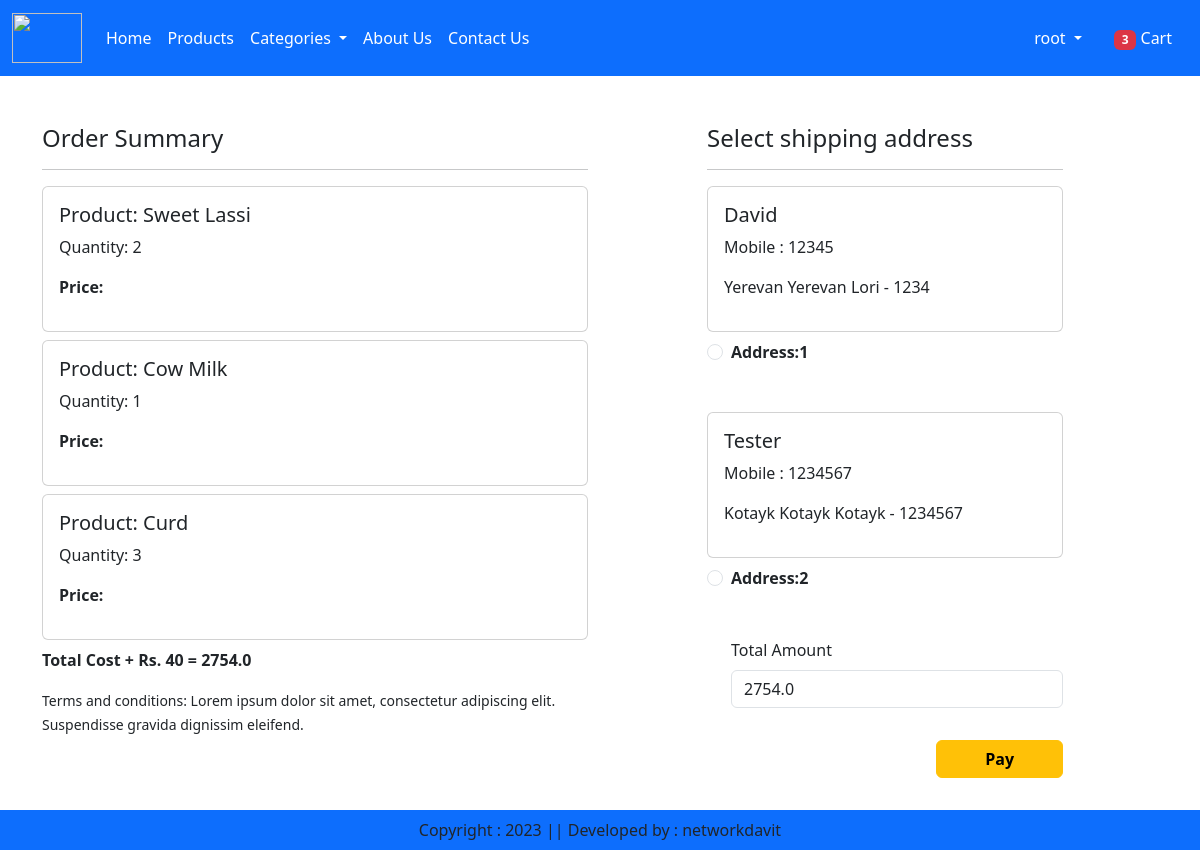
Screenshot of /checkout/ (signed in) with the database file from the repository.
### app/models.py (models this page shows, shortened)
class Cart(models.Model):
    user = models.ForeignKey(User, on_delete=models.CASCADE)
    product = models.ForeignKey(Product, on_delete=models.CASCADE)
    quantity = models.PositiveIntegerField(default=1)

class Product(models.Model):
    title  = models.CharField(max_length=100)
    selling_price = models.FloatField()
    discounted_price = models.FloatField()
    description = models.TextField()
    composition = models.TextField(default='')
    prodapp = models.TextField(default='')
    category = models.CharField(choices=CATEGORY_CHOICES, max_length=2)
    product_image = models.ImageField(upload_to='product')

class Customer(models.Model):
    user  = models.ForeignKey(User, on_delete=models.CASCADE)
    name = models.CharField(max_length=200)
    locality = models.CharField(max_length=200)
    city = models.CharField(max_length=50)
    mobile = models.IntegerField(default=0)
    zipcode = models.IntegerField()
    state = models.CharField(choices=STATE_CHOICES, max_length=100)

### app/views.py (the view)
# urls.py: path("checkout/",views.Checkout.as_view(), name="checkout"),
class Checkout(View):
    def get(self, request):
        if request.user.is_authenticated:
            item_count = len(Cart.objects.filter(user=request.user))
        user = request.user
        add=Customer.objects.filter(user=user)
        cart_items=Cart.objects.filter(user=user)
        total_item_quantity = Cart.objects.values_list('quantity')
        famount = 0
        for p in cart_items:
            value = p.quantity * p.product.discounted_price
            famount = famount + value
        totalamount = famount + 2500
        print("HERE", item_count)
        return render(request, "app/checkout.html", locals())

### app/templates/app/checkout.html (shortened to what this page needs)
{% extends 'app/base.html' %}
{% load static %}
{% block main-content %}
<div class="container">
    <div class="row mt-5">
        <div class="col-sm-6">
            <h4>Order Summary</h4>
            <hr>
            {% for item in cart_items %}
                <div class="card mb-2">
                    <div class="card-body">
                        <h5>Product: {{item.product.title}}</h5>
                        <p>Quantity: {{item.quantity}}</p>
                        <p class="fw-bold">Price: {{item.product.discounter_price}}</p>
                    </div>
                </div>
            {% endfor %}
        <p class="fw-bold">Total Cost + Rs. 40 = {{totalamount}}</p>
        <small> Terms and conditions: Lorem ipsum dolor sit amet, consectetur adipiscing elit. Suspendisse gravida dignissim eleifend.</small>
    </div>
    <div class="col-sm-4 offset-sm-1">
        <h4>Select shipping address</h4>
        <hr>
        <form method="" id="myform">
            {% for ad in add  %}
            <div class="card">
                <div class="card-body">
                    <h5>{{ad.name}}</h5>
                    <p>Mobile : {{ad.mobile}}</p>
                    <p>{{ad.locality}} {{ad.city}} {{ad.state}} - {{ad.zipcode}}</p>
                </div>
            </div>
            <div class="form-check mt-2 mb-5">
                <input class="form-check-input" type="radio" name="custid" id="custadd{{forloop.counter}}" value="{{ad.id}}">
                <label class="form-check-label fw-bold" for="custadd{{forloop.counter}}">  Address:{{forloop.counter}}</label>
            </div>
            {% endfor %}
            <div class="form-check mb-3">
                <label for="totalamount" class="form-label">Total Amount</label>
                <input type="numbeer" class="form-control" t name="totalamount" value="{{totalamount}}" readonly>
            </div>
            <div class="text-end">
                <a href="{% url 'payment-complete' %}" type="button" class="btn btn-warning mt-3 px-5 fw-bold">Pay</a>
            </div>
            </form>
        </div>
    </div>
    </div>
{% endblock main-content %}

### app/templates/app/base.html (shortened to what this page needs)
<!DOCTYPE html>
{% load static %}
<html lang="en">
<head>
    <link href="https://cdn.jsdelivr.net/npm/bootstrap@5.3.0-alpha1/dist/css/bootstrap.min.css" rel="stylesheet">
    <link rel="stylesheet" href="{% static 'app/css/all.min.css' %}">
    <link rel="stylesheet" href="{% static 'app/css/owl.carousel.min.css' %}">
    <link rel="stylesheet" href="{% static 'app/css/style.css' %}">
</head>
<body>
    <nav class="navbar navbar-expand-lg  navbar-dark bg-primary">
    <div class="container-fluid">
        <a class="navbar-brand" href="/">
            <img src="{% static 'app/images/dairy.jpg' %}" width="70" height="50" />
        </a>
        <div class="collapse navbar-collapse" id="navbarSupportedContent">
        <ul class="navbar-nav me-auto mb-2 mb-lg-0">
            <li class="nav-item">
                {% if request.user.is_authenticated %}
                <a class="nav-link active" aria-current="page" href="/">Home</a>
            </li>
            <li class="nav-item">
                <a class="nav-link active" aria-current="page" href="/">Products</a>
                </li>
            <li class="nav-item dropdown">
                <a class="nav-link dropdown-toggle active" href="#" role="button" data-bs-toggle="dropdown" aria-expanded="false">
                    Categories
                </a>
                </li>
            <li class="nav-item">
                <a class="nav-link text-white" href="{% url 'about' %}">About Us</a>
            </li>
            <li class="nav-item">
                <a class="nav-link text-white"  href="{% url 'contact' %}">Contact Us</a>
                </li>
            </ul>
            </div>
            <ul class="navbar-nav me-auto mb-2 mb-lg-0">
                <li class="nav-item dropdown mx-2">
                    <a class="nav-link dropdown-toggle text-white" href="#"
                    id="profileDropdown" rol"button" data-bs-toggle="dropdown"
                    aria-expanded="false">{{request.user}}
                    </a>
                </li>
                <li class="nav-item mx-2">
                    <a href="{% url 'showcart' %}" class="nav-link text-white"><span class="badge bg-danger">{% if item_count > 0%}{{item_count}} {% endif %}</span> Cart</a>
                </li>
                {% endif %}
            </ul>
        </div>
    </nav>
    {% block main-content %}{% endblock main-content %}
    <br>
    <br>
    <br>
    <footer class="container-fluid fixed-bottom bg-primary text-center p-2 mt-5">
        Copyright : 2023 || Developed by : networkdavit
    </footer>
</body>
</html>

### rows the page displays
Cart: product "Sweet Lassi", quantity "2"
Cart: product "Cow Milk", quantity "1"
Cart: product "Curd", quantity "3"
Customer: name "David", mobile "12345", locality "Yerevan", city "Yerevan", state "Lori", zipcode "1234"
Customer: name "Tester", mobile "1234567", locality "Kotayk", city "Kotayk", state "Kotayk", zipcode "1234567"

### other values shown
{{ request.user }} "root"
{{ item_count }} "3"
{{ totalamount }} "2754.0"
